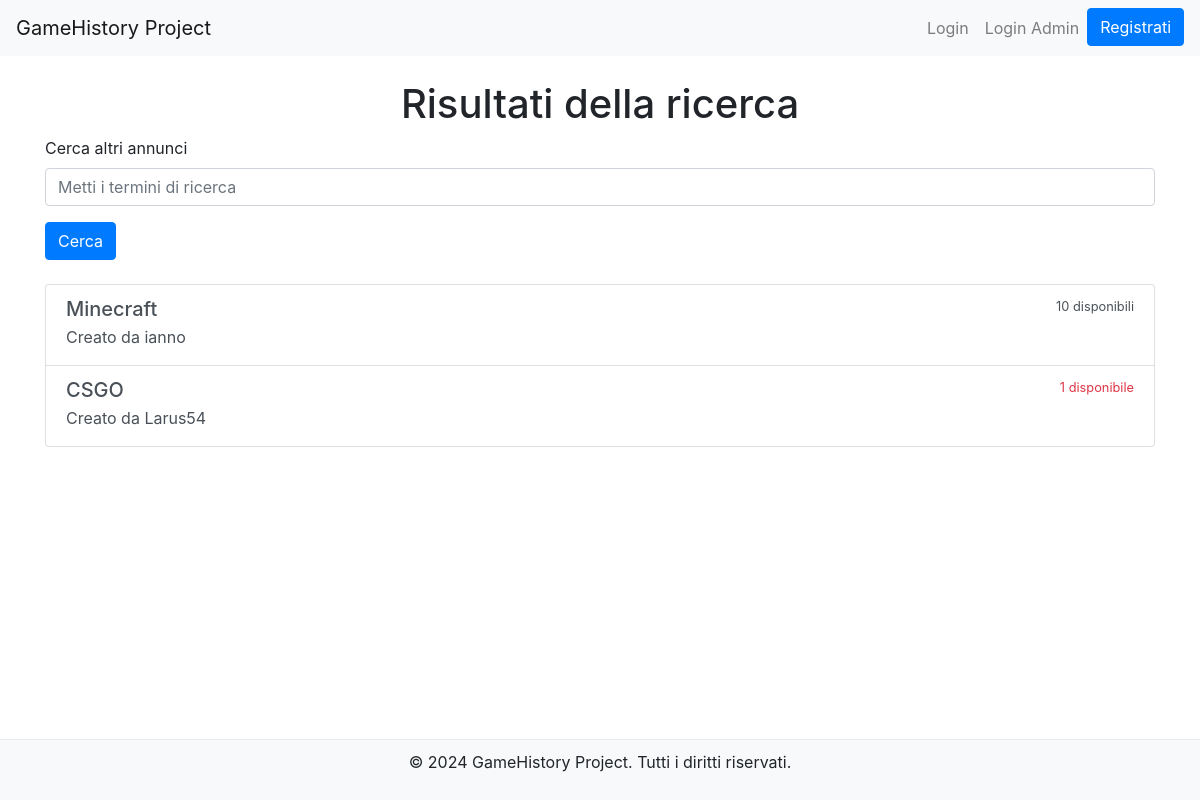
The page /search/ on the database as committed earlier.
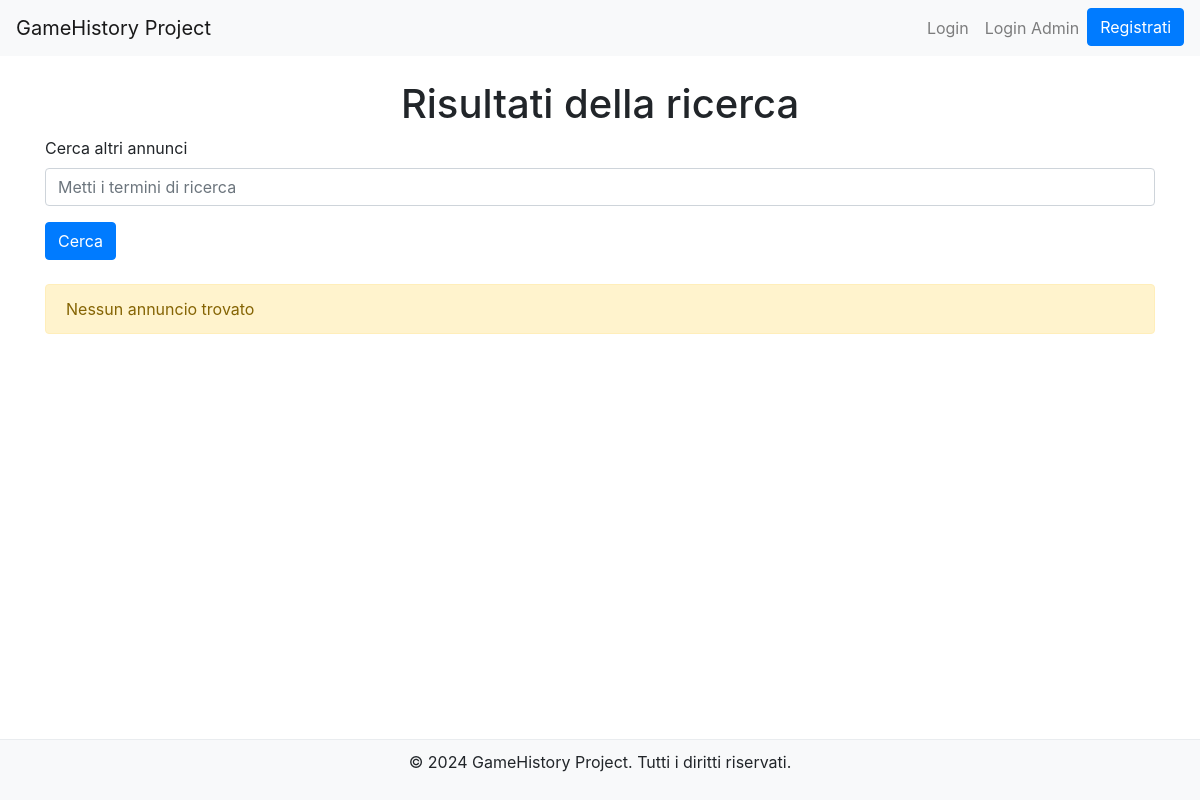
The same page on the database as committed later.
### marketplace/models.py (models this page shows, shortened)
class Listing(models.Model):
    user = models.ForeignKey(User, on_delete=models.CASCADE)  # Foreign Key sullo user
    game = models.ForeignKey(Game, on_delete=models.CASCADE)  # Foreign Key sul gioco collegato
    price = models.DecimalField(max_digits=10, decimal_places=2) # campo del prezzo
    quantity = models.PositiveIntegerField(default=1)  # campo della quantità disponibile dell'annuncio
    created_at = models.DateTimeField(auto_now_add=True)  # campo che riguarda la data di pubblicazione)
    is_available = models.BooleanField(default=True)  # campo che riguarda la disponibilità per la visione sulla home principale

class Game(models.Model):
    title = models.CharField(max_length=100)
    release_date = models.DateField()
    genre = models.CharField(max_length=50)
    category = models.CharField(max_length=50)
    platform = models.CharField(max_length=50)
    description = models.TextField()

### marketplace/views.py (the view)
# urls.py: path('search/', views.search_listings, name='search_listings'),
def search_listings(request):
    query = request.GET.get('query')
    listings = Listing.objects.filter(is_available=True)
    if query:
        listings = listings.filter(
            Q(game__title__icontains=query) |
            Q(game__genre__icontains=query)
        )
    return render(request, 'marketplace/search_results.html', {
        'listings': listings,
        'query': query,
    })

### marketplace/templates/marketplace/search_results.html (shortened to what this page needs)
<!DOCTYPE html>
<html lang="en">
<head>
    <link href="https://stackpath.bootstrapcdn.com/bootstrap/4.5.2/css/bootstrap.min.css" rel="stylesheet">
</head>
<body>
    <nav class="navbar navbar-expand-lg navbar-light bg-light">
        <a class="navbar-brand" href="{% url 'home'%}">GameHistory Project</a>
        <div class="collapse navbar-collapse" id="navbarNav">
            <ul class="navbar-nav ml-auto">
                {% if user.is_authenticated %}
                    <li class="nav-item">
                        <a class="nav-link" href="{% url 'user_profile' %}">Il tuo account</a>
                    </li>
                    <li class="nav-item">
                        <a class="nav-link" href="{% url 'manage_offers' %}">Gestione offerte</a>
                    </li>
                    <li class="nav-item">
                        <a class="nav-link" href="{% url 'create_listing' %}">Crea annuncio</a>
                    </li>
                    {% if user.is_superuser %}
                    <li class="nav-item">
                        <a class="btn btn-outline-danger" href="{% url 'admin:index' %}">Admin Dashboard</a>
                    </li>
                    {% endif %}
                    <li class="nav-item">
                        <form method="post" action="{% url 'logout' %}" class="form-inline">
                            {% csrf_token %}
                            <button type="submit" class="btn btn-outline-danger">Logout</button>
                        </form>
                    </li>
                {% else %}
                    <li class="nav-item">
                        <a class="nav-link" href="{% url 'login' %}">Login</a>
                    </li>
                    <li class="nav-item">
                        <a class="nav-link" href="{% url 'admin:index' %}">Login Admin</a>
                    </li>
                    <li class="nav-item">
                        <a class="btn btn-primary" href="{% url 'signup' %}">Registrati</a>
                    </li>
                {% endif %}
            </ul>
        </div>
    </nav>
    <div class="container mt-4">
        <h1 class="text-center">Risultati della ricerca</h1>
        <form method="GET" action="{% url 'search_listings' %}" class="mb-4">
            <div class="form-group">
                <label for="query">Cerca altri annunci</label>
                <input type="text" class="form-control" id="query" name="query" placeholder="Metti i termini di ricerca" value="{{ form.cleaned_data.query }}">
            </div>
            <button type="submit" class="btn btn-primary">Cerca</button>
        </form>
        {% if listings %}
            <div class="list-group">
                {% for listing in listings %}
                    <a href="{% url 'listing_detail' listing.id %}" class="list-group-item list-group-item-action">
                        <div class="d-flex w-100 justify-content-between">
                            <h5 class="mb-1">{{ listing.game.title }}</h5>
                            {% if listing.quantity == 1%}
                                <small class="text-danger">{{ listing.quantity }} disponibile</small>
                            {% else %}
                                <small>{{ listing.quantity }} disponibili</small>
                            {% endif %}
                        </div>
                        <p class="mb-1">Creato da {{ listing.user.username }}</p>
                    </a>
                {% endfor %}
            </div>
        {% else %}
            <p class="alert alert-warning">Nessun annuncio trovato</p>
        {% endif %}
    </div>
    <footer class="footer">
        <p>&copy; 2024 GameHistory Project. Tutti i diritti riservati.</p>
    </footer>
</body>
</html>

Rows that differ between the two databases and show on the page:
removed Listing: game "Minecraft", quantity "10", user.username "ianno"
removed Listing: game "CSGO", quantity "1", user.username "Larus54"
Other text that changed with them:
text now shown: "Nessun annuncio trovato"
